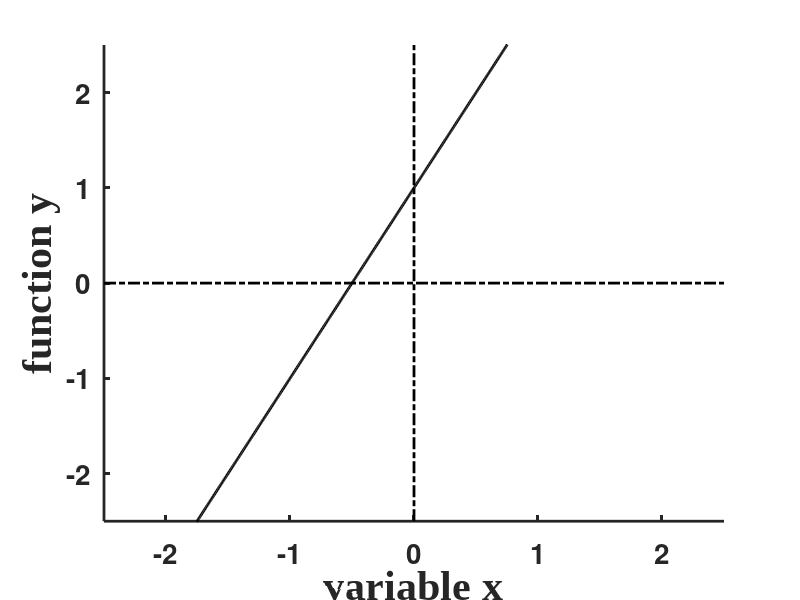

Reproduce this figure in MATLAB.
clear;  figure('Position',[100 100 700 600],'Color',[1 1 1]); clf;  hold on; 

xy=[-2.5 2.5 -2.5 2.5];
xx=linspace(xy(1),xy(2),1000);  y1=2*xx+1;
plot(xx(1:1000),y1(1:1000),'k','LineWidth',2)
set(gca,'LineWidth',2); 
axis(xy); axis manual;
plot([xy(1) xy(2)],[0 0],'k-.','LineWidth',2);
plot([0 0],[xy(3) xy(4)],'k-.','LineWidth',2);
set(gca,'XTick',[-2 -1 0 1 2],'YTick',[-2 -1 0 1 2],'FontSize',20,'FontWeight','bold');
xlabel('variable x','FontName','Times New Roman','FontWeight','bold','FontSize',30);  
ylabel('function y','FontName','Times New Roman','FontWeight','bold','FontSize',30);
